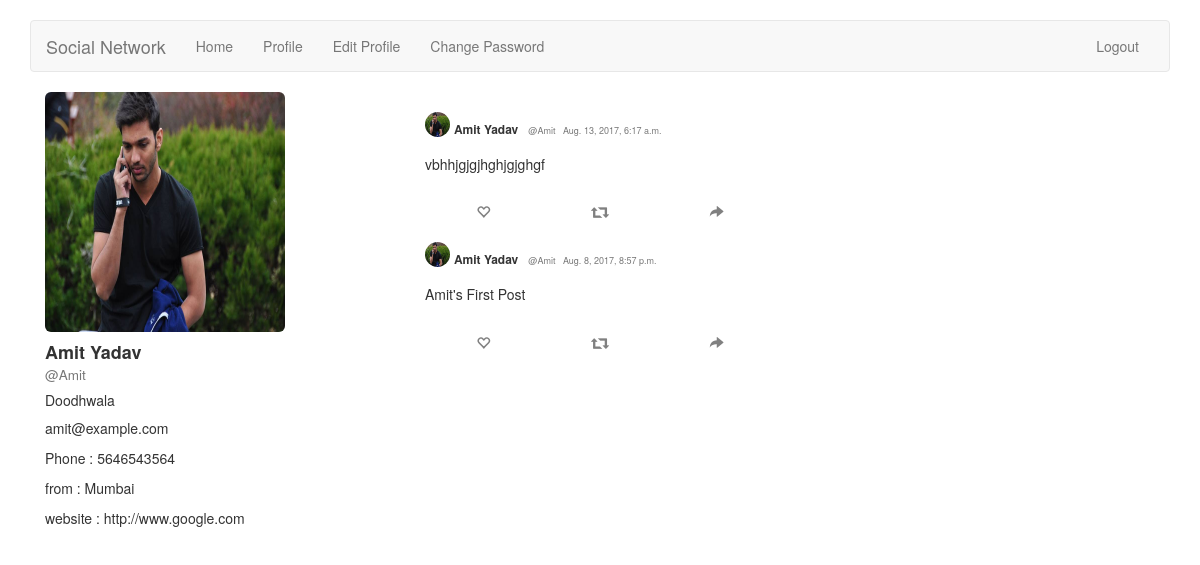
The app's page /accounts/profile/12/ (signed in) with its own data.
### accounts/models.py (models this page shows, shortened)
class UserProfile(models.Model):
    user = models.OneToOneField(User)
    description = models.CharField(max_length=100, default='')
    city = models.CharField(max_length=100, default='')
    website = models.URLField(default='')
    phone = models.IntegerField(default=0)
    image = models.ImageField(upload_to='profile_image', blank=True)
    objects = models.Manager()
    Satara = UserProfileManager()

### home/models.py (models this page shows, shortened)
class Post(models.Model):
    post = models.TextField(max_length=160)
    user = models.ForeignKey(User)
    created = models.DateTimeField(auto_now_add=True)
    updated = models.DateTimeField(auto_now=True)
    likes = models.IntegerField(default=0)
    re_tweets = models.IntegerField(default=0)

### accounts/views.py (the view)
# urls.py: url(r'^profile/(?P<pk>\d+)/$', views.view_profile, name='view_profile_with_pk'),
def view_profile(request, pk=None):
    if pk:
        user = User.objects.get(pk=pk)
    else:
        user = request.user
    print(user.id)
    posts = Post.objects.all().order_by('-created')
    userpost = Post.objects.filter(user=user).order_by('-created')
    args = {'user': user, 'posts':posts, 'userpost':userpost,}
    return render(request, 'accounts/profile.html', args)

### accounts/templates/accounts/profile.html (shortened to what this page needs)
{% extends 'base.html' %}
    {% block body %}
        <div class="container">
            <div class="col-md-4">
                {% if user.userprofile.image %}
                    <img src="{{ user.userprofile.image.url }}" class="img-rounded" width="240" height="240">
                {% endif %}
                <h4><b>{{ user.get_full_name }} </b><br> <small>@{{ user.username }}</small></h4>
                <p><h5>{{user.userprofile.description }}</h5></p>
                <p>{{ user.email }}</p>
                <p>Phone : {{ user.userprofile.phone }}</p>
                <p>from : {{ user.userprofile.city }}</p>
                <p>website : {{ user.userprofile.website }}</p>
            </div>
            <div class="col-md-4">
                {% for post in userpost %}
                 <div>
            <table style="width:100%">
                <tr>
                    <td colspan="3"><p style="float: left;"><img src="{{ post.user.userprofile.image.url }}"
                                                     height="25px" width="25px" border="1px" class="img-circle">&nbsp
                        </p>
                        <p><h6 ><b>{{ post.user.get_full_name }}</b> &nbsp <small>@{{ post.user.username }}
                        &nbsp {{ post.created }}
                </small></h6></p>
                    </td>
                </tr>
                <tr>
                    <td colspan="3">
                         <h5>{{ post.post }}</h5><br>
                    </td>
                </tr>
                <tr style="color: #808080;">
                    <td colspan="1" align="center">
                            <span class="glyphicon glyphicon-heart-empty" aria-hidden="true"></span>
                    </td>
                    <td colspan="1" align="center">
                            <span class="glyphicon glyphicon-retweet" aria-hidden="true"></span>
                    </td>
                    <td colspan="1" align="center">
                            <span class="glyphicon glyphicon-share-alt" aria-hidden="true"></span>
                    </td><br>
                </tr>
            </table>
            </div>
        {% endfor %}
            </div>
        </div>
    {% endblock %}

### records on screen
Post: user.userprofile.image (picture), user.get_full_name "Amit Yadav", user.username "Amit", created "Aug. 13, 2017, 6:17 a.m.", post "vbhhjgjgjhghjgjghgf"
Post: user.userprofile.image (picture), user.get_full_name "Amit Yadav", user.username "Amit", created "Aug. 8, 2017, 8:57 p.m.", post "Amit's First Post"

### other values on screen
{{ user.get_full_name }} "Amit Yadav"
{{ user.username }} "Amit"
{{ user.userprofile.description }} "Doodhwala"
{{ user.email }} "amit@example.com"
{{ user.userprofile.phone }} "5646543564"
{{ user.userprofile.city }} "Mumbai"
{{ user.userprofile.website }} "http://www.google.com"
